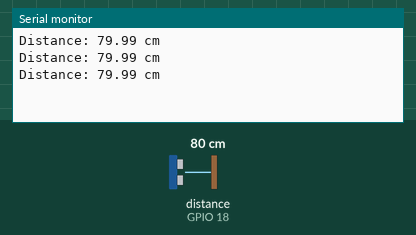
This sketch was run on a simulated ESP32. Shown: the last lines printed to the serial monitor. Wiring (inferred from the names in the program): ultrasonic range finder: trigger GPIO 5; echo GPIO 18. Inputs (shaded band) come from the test bench; at power-on: distance to the obstacle (sensor on GPIO 18) 80 cm. The echo pulse lasts 58.3 µs per cm.

Above: at 1.3 s.
1.4 s: distance to the obstacle (sensor on GPIO 18) set to 2 cm
At 1.9 s:
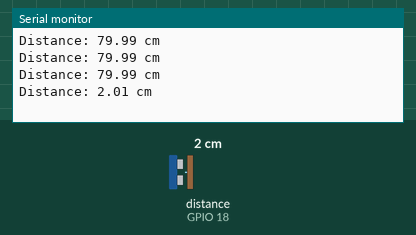
2.9 s: distance to the obstacle (sensor on GPIO 18) set to 4 cm
At 3.4 s:
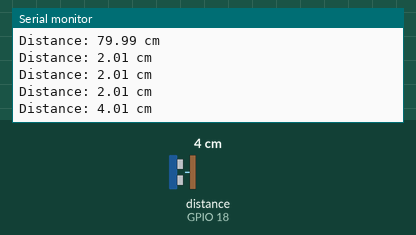
Timing chart, 0 to 5.9 s (numbered marks = the images above; inputs shaded):
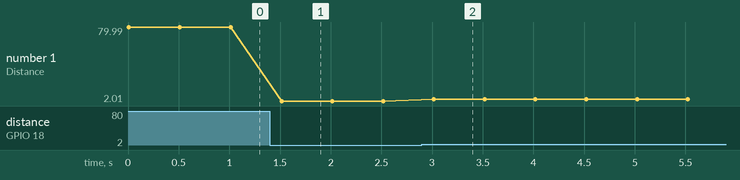

Measured:
- after the input at 1.4 s, the serial monitor: prints a new line after 0.12 s (image 1)
- after the input at 2.9 s, the serial monitor: prints a new line after 0.12 s (image 2)
- plotted number 1: 79.99 → 2.01 after the input at 1.4 s, 2.01 → 4.01 after the input at 2.9 s

The sketch:

detect_distance_cm.ino
```cpp
// Define GPIO pins on the ESP32
const int trigPin = 5;
const int echoPin = 18;

// Define sound speed in centimeters per microsecond
// Speed of sound is roughly 343 m/s = 0.0343 cm/us
// Sound travels out and back, so we divide by 2: 0.0343 / 2 = 0.01715
#define SOUND_SPEED 0.0343

long duration;
float distanceCm;

void setup() {
  // Start the Serial Monitor
  Serial.begin(115200);

  // Configure the pins
  pinMode(trigPin, OUTPUT);
  pinMode(echoPin, INPUT);
}

void loop() {
  // Clear the trigPin by setting it LOW
  digitalWrite(trigPin, LOW);
  delayMicroseconds(2);

  // Trigger the sensor by setting the trigPin HIGH for 10 microseconds
  digitalWrite(trigPin, HIGH);
  delayMicroseconds(10);
  digitalWrite(trigPin, LOW);

  // Read the echoPin, returns the sound wave travel time in microseconds
  duration = pulseIn(echoPin, HIGH);

  // Calculate the distance
  distanceCm = duration * SOUND_SPEED / 2;

  // Print the distance to the Serial Monitor
  if (duration == 0) {
    Serial.println("Out of range / No echo received");
  } else {
    Serial.print("Distance: ");
    Serial.print(distanceCm);
    Serial.println(" cm");
  }

  // Wait a short moment before the next reading
  delay(500);
}
```
